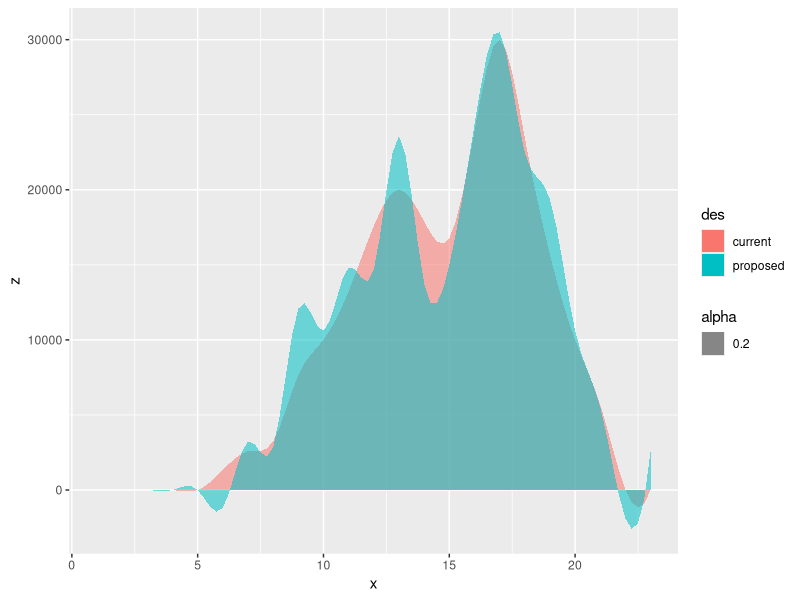

Source code (R):


library(dplyr)
library(ggplot2)

set.seed(100)

x=seq(1,23)
y1=c(	0,	0,	0,	0,	0,	1329,	2579,	3246,	7658,	10000,	13245,	17598,	20000,	17893,	16783,	23879,	30000,	23478,	15678,	10000,	5673,	46,	32)
y2=y1+c(rep(0,5),rnorm(23-5,0,5000))

inter_pt=3
tot_pt=inter_pt*22+23

z1=spline(x = x,y = y1,n = tot_pt,method = "fmm")$y
z2=spline(x = x,y = y2,n = tot_pt,method = "fmm")$y

dat=data.frame(x=rep(seq(1,23,1/(1+inter_pt)),
                     2),
               z=c(z1,z2),
               des=c(rep('current',tot_pt),
                     rep('proposed',tot_pt))
               )

p=ggplot(data = dat) +
  geom_area(aes(x = x,y = z,fill=des,alpha=0.2),
            position = 'dodge')

p

